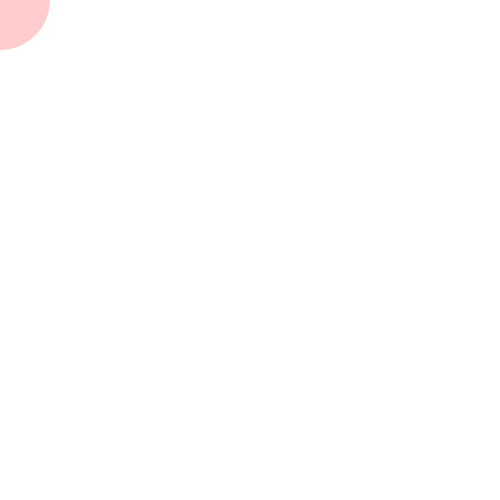
Frame 1 (no input)
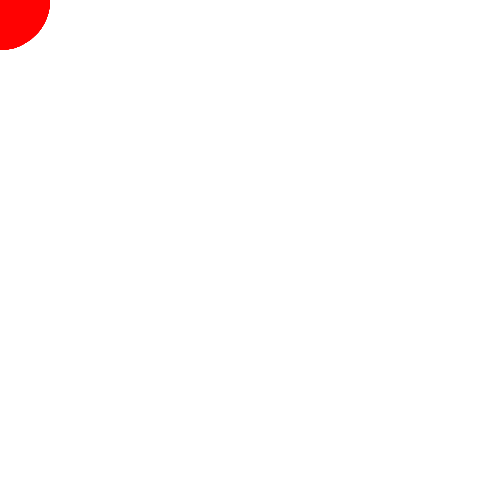
Frame 60 (no input)
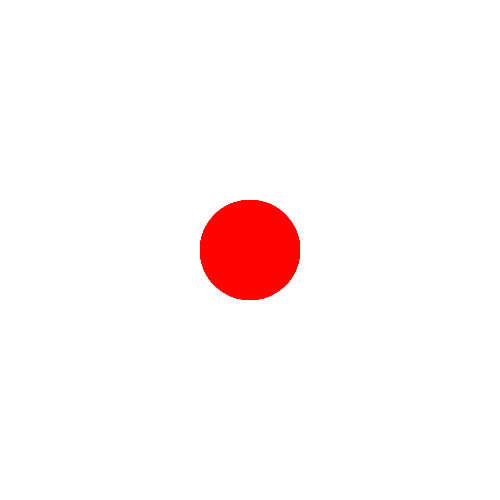
Frame 120 (the mouse pressed at the canvas centre since frame 60)

The p5.js sketch that drew these frames (run headless with seeded random() and noise() and a simulated clock; from frame 60 on, the mouse is pressed at the canvas centre):

// p5.js sketch
// ── sketch.js
function setup() {
  createCanvas(500, 500);
  background(255);
}

function draw() {
    fill(255, 0, 0, 50);
    noStroke();
    circle(mouseX, mouseY, 100, 100);
}

function mousePressed() {
  background(255);
}
